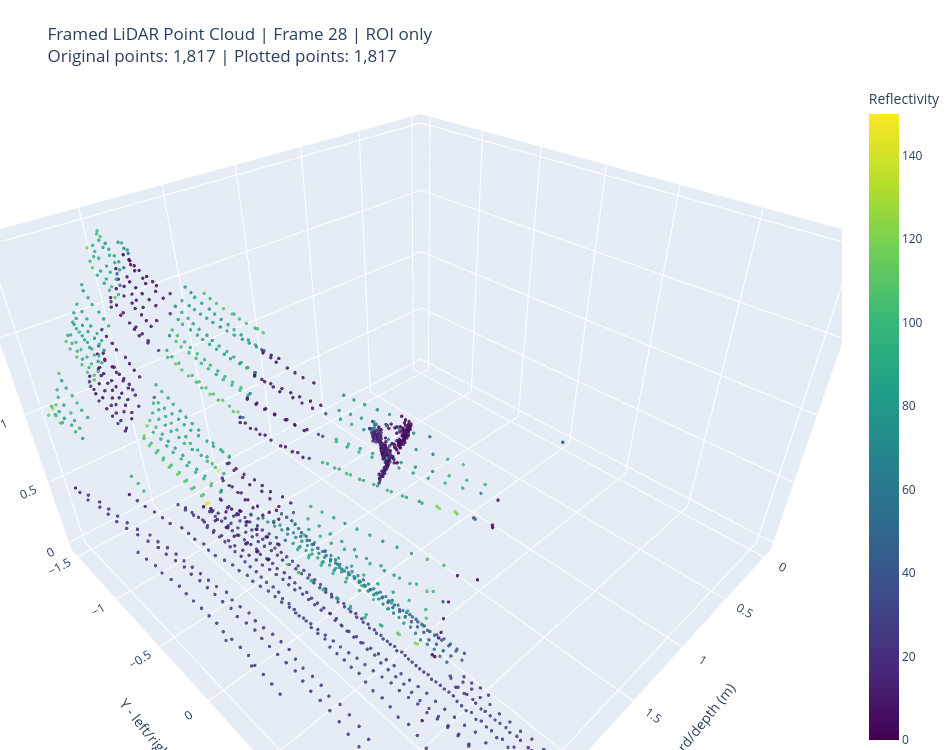

The notebook cell saved with this chart:
### Markdown cell above
Cell 5 — Visualisasi satu frame default

### Code cell
# =========================
# PLOT ONE DEFAULT FRAME
# =========================

# Pilih frame tengah sebagai default
available_frames = sorted(df["frame_id"].unique().tolist())
DEFAULT_FRAME_ID = available_frames[len(available_frames) // 2]

print("Available frame range:", min(available_frames), "to", max(available_frames))
print("Default selected frame:", DEFAULT_FRAME_ID)

frame_df = get_frame_points(DEFAULT_FRAME_ID, use_roi_filter=USE_ROI_FILTER)

print("\nSelected frame info:")
print("Frame ID:", DEFAULT_FRAME_ID)
print("Point count:", len(frame_df))
print("Timestamp unique count:", frame_df["Timestamp"].nunique())

print("\nCoordinate summary:")
display(frame_df[["X", "Y", "Z", "Reflectivity"]].describe())

fig = plot_point_cloud_frame(
    frame_id=DEFAULT_FRAME_ID,
    use_roi_filter=USE_ROI_FILTER,
    color_by="Reflectivity",
    max_points=MAX_POINTS_PLOT,
    title_prefix="Framed LiDAR Point Cloud"
)

fig.show()

### Figure 1 — Plotly figure (JSON) as saved in the notebook; plotly's stock layout.template omitted (floating-point values rounded to 4 significant figures; data arrays with more than 128 entries replaced by an {"elided": "..."} marker saying what was removed)
{"data": [{"hoverinfo": "text", "marker": {"color": {"elided": "1817 int values"}, "colorbar": {"title": {"text": "Reflectivity"}}, "colorscale": [[0, "#440154"], [0.1111, "#482878"], [0.2222, "#3e4989"], [0.3333, "#31688e"], [0.4444, "#26828e"], [0.5556, "#1f9e89"], [0.6667, "#35b779"], [0.7778, "#6ece58"], [0.8889, "#b5de2b"], [1, "#fde725"]], "opacity": 0.85, "size": 2}, "mode": "markers", "text": {"elided": "1817 str values"}, "type": "scatter3d", "x": {"elided": "1817 float values"}, "y": {"elided": "1817 float values"}, "z": {"elided": "1817 float values"}}], "layout": {"height": 750, "margin": {"b": 0, "l": 0, "r": 0, "t": 80}, "scene": {"aspectmode": "manual", "aspectratio": {"x": 1.5, "y": 1.5, "z": 1}, "xaxis": {"title": {"text": "X - forward/depth (m)"}}, "yaxis": {"title": {"text": "Y - left/right (m)"}}, "zaxis": {"title": {"text": "Z - vertical (m)"}}}, "title": {"text": "Framed LiDAR Point Cloud | Frame 28 | ROI only<br>Original points: 1,817 | Plotted points: 1,817"}, "width": 950}}
